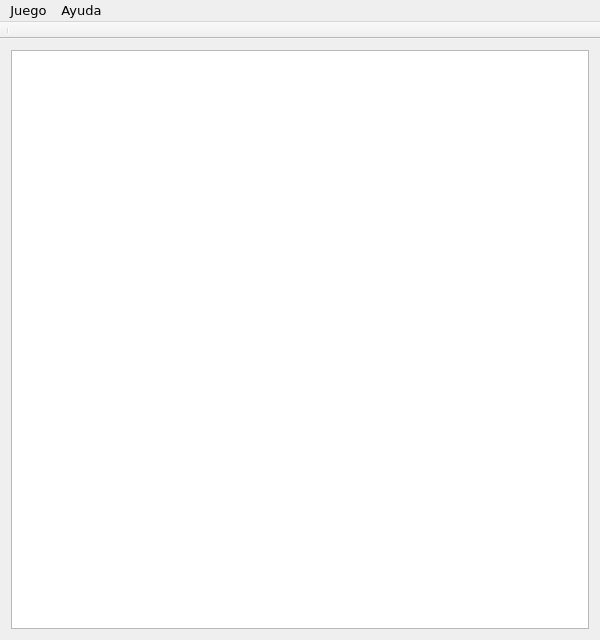
<?xml version="1.0" encoding="UTF-8"?>
<ui version="4.0">
 <class>MainWindow</class>
 <widget class="QMainWindow" name="MainWindow">
  <property name="enabled">
   <bool>true</bool>
  </property>
  <property name="geometry">
   <rect>
    <x>0</x>
    <y>0</y>
    <width>600</width>
    <height>640</height>
   </rect>
  </property>
  <property name="sizePolicy">
   <sizepolicy hsizetype="Minimum" vsizetype="Fixed">
    <horstretch>0</horstretch>
    <verstretch>0</verstretch>
   </sizepolicy>
  </property>
  <property name="minimumSize">
   <size>
    <width>600</width>
    <height>640</height>
   </size>
  </property>
  <property name="maximumSize">
   <size>
    <width>500</width>
    <height>500</height>
   </size>
  </property>
  <property name="sizeIncrement">
   <size>
    <width>0</width>
    <height>0</height>
   </size>
  </property>
  <property name="baseSize">
   <size>
    <width>0</width>
    <height>0</height>
   </size>
  </property>
  <property name="font">
   <font>
    <family>DejaVu Sans</family>
    <pointsize>10</pointsize>
    <weight>50</weight>
    <italic>false</italic>
    <bold>false</bold>
   </font>
  </property>
  <property name="windowTitle">
   <string>Zorro y Gallinas</string>
  </property>
  <property name="windowIcon">
   <iconset resource="recursos.qrc">
    <normaloff>:/Imagenes/UNET</normaloff>:/Imagenes/UNET</iconset>
  </property>
  <widget class="QWidget" name="centralWidget">
   <layout class="QVBoxLayout" name="verticalLayout">
    <item>
     <widget class="QGraphicsView" name="graphicsView"/>
    </item>
   </layout>
  </widget>
  <widget class="QMenuBar" name="menuBar">
   <property name="geometry">
    <rect>
     <x>0</x>
     <y>0</y>
     <width>600</width>
     <height>27</height>
    </rect>
   </property>
   <property name="font">
    <font>
     <family>DejaVu Sans</family>
     <weight>50</weight>
     <italic>false</italic>
     <bold>false</bold>
     <underline>false</underline>
     <strikeout>false</strikeout>
    </font>
   </property>
   <widget class="QMenu" name="menuJuego">
    <property name="title">
     <string>Juego</string>
    </property>
    <widget class="QMenu" name="menuNuevo_Juego">
     <property name="font">
      <font>
       <italic>false</italic>
       <kerning>true</kerning>
      </font>
     </property>
     <property name="title">
      <string>Nuevo Juego</string>
     </property>
     <addaction name="actionVs_Computer"/>
    </widget>
    <addaction name="menuNuevo_Juego"/>
    <addaction name="separator"/>
    <addaction name="actionSalir"/>
   </widget>
   <widget class="QMenu" name="menuAyuda">
    <property name="title">
     <string>Ayuda</string>
    </property>
    <addaction name="actionInstrucciones"/>
    <addaction name="actionAcerca_de"/>
   </widget>
   <addaction name="menuJuego"/>
   <addaction name="menuAyuda"/>
  </widget>
  <widget class="QToolBar" name="mainToolBar">
   <property name="movable">
    <bool>false</bool>
   </property>
   <property name="floatable">
    <bool>false</bool>
   </property>
   <attribute name="toolBarArea">
    <enum>TopToolBarArea</enum>
   </attribute>
   <attribute name="toolBarBreak">
    <bool>false</bool>
   </attribute>
   <addaction name="separator"/>
  </widget>
  <action name="actionVs_Computer">
   <property name="text">
    <string>vs. Computer</string>
   </property>
  </action>
  <action name="actionVs_Player">
   <property name="text">
    <string>vs. Player</string>
   </property>
  </action>
  <action name="actionSalir">
   <property name="text">
    <string>Salir</string>
   </property>
  </action>
  <action name="actionInstrucciones">
   <property name="text">
    <string>Instrucciones</string>
   </property>
  </action>
  <action name="actionAcerca_de">
   <property name="text">
    <string>Creditos</string>
   </property>
  </action>
 </widget>
 <layoutdefault spacing="6" margin="11"/>
 <resources>
  <include location="recursos.qrc"/>
 </resources>
 <connections/>
</ui>
